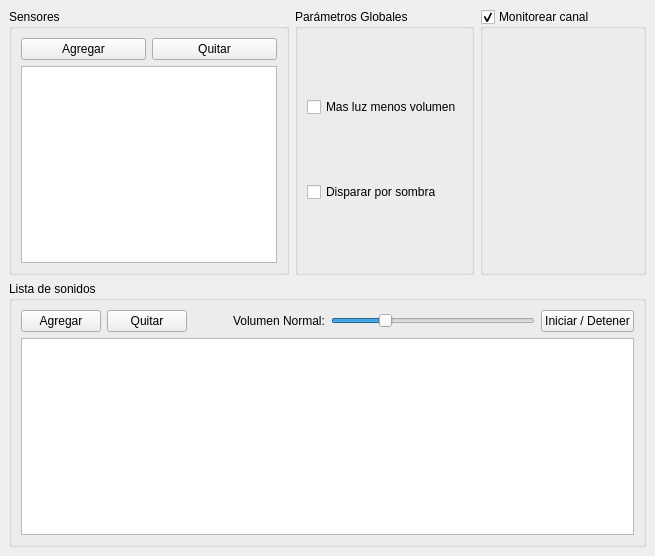
<?xml version="1.0" encoding="UTF-8"?>
<ui version="4.0">
 <class>MainWindow</class>
 <widget class="QMainWindow" name="MainWindow">
  <property name="geometry">
   <rect>
    <x>0</x>
    <y>0</y>
    <width>655</width>
    <height>556</height>
   </rect>
  </property>
  <property name="windowTitle">
   <string/>
  </property>
  <widget class="QWidget" name="centralwidget">
   <property name="sizePolicy">
    <sizepolicy hsizetype="Preferred" vsizetype="Fixed">
     <horstretch>0</horstretch>
     <verstretch>0</verstretch>
    </sizepolicy>
   </property>
   <layout class="QGridLayout" name="gridLayout">
    <item row="0" column="2">
     <widget class="QGroupBox" name="plotWindowGroup">
      <property name="sizePolicy">
       <sizepolicy hsizetype="Expanding" vsizetype="Preferred">
        <horstretch>0</horstretch>
        <verstretch>0</verstretch>
       </sizepolicy>
      </property>
      <property name="title">
       <string>Monitorear canal</string>
      </property>
      <property name="alignment">
       <set>Qt::AlignLeading|Qt::AlignLeft|Qt::AlignTop</set>
      </property>
      <property name="flat">
       <bool>false</bool>
      </property>
      <property name="checkable">
       <bool>true</bool>
      </property>
      <layout class="QVBoxLayout" name="verticalLayout_2">
       <item>
        <layout class="QVBoxLayout" name="plotWindowContainer">
         <property name="sizeConstraint">
          <enum>QLayout::SetMaximumSize</enum>
         </property>
        </layout>
       </item>
      </layout>
     </widget>
    </item>
    <item row="0" column="0">
     <widget class="QGroupBox" name="groupBox">
      <property name="sizePolicy">
       <sizepolicy hsizetype="Fixed" vsizetype="Minimum">
        <horstretch>0</horstretch>
        <verstretch>0</verstretch>
       </sizepolicy>
      </property>
      <property name="title">
       <string>Sensores</string>
      </property>
      <layout class="QVBoxLayout" name="verticalLayout">
       <item>
        <layout class="QHBoxLayout" name="horizontalLayout">
         <item>
          <widget class="QPushButton" name="sensorAdd">
           <property name="sizePolicy">
            <sizepolicy hsizetype="Minimum" vsizetype="Fixed">
             <horstretch>1</horstretch>
             <verstretch>0</verstretch>
            </sizepolicy>
           </property>
           <property name="text">
            <string>Agregar</string>
           </property>
          </widget>
         </item>
         <item>
          <widget class="QPushButton" name="sensorDelete">
           <property name="sizePolicy">
            <sizepolicy hsizetype="Minimum" vsizetype="Fixed">
             <horstretch>1</horstretch>
             <verstretch>0</verstretch>
            </sizepolicy>
           </property>
           <property name="text">
            <string>Quitar</string>
           </property>
          </widget>
         </item>
        </layout>
       </item>
       <item>
        <widget class="QListWidget" name="sensorList">
         <property name="sizePolicy">
          <sizepolicy hsizetype="Minimum" vsizetype="Expanding">
           <horstretch>1</horstretch>
           <verstretch>0</verstretch>
          </sizepolicy>
         </property>
         <property name="alternatingRowColors">
          <bool>true</bool>
         </property>
        </widget>
       </item>
      </layout>
     </widget>
    </item>
    <item row="1" column="0" colspan="3">
     <widget class="QGroupBox" name="groupBox_3">
      <property name="sizePolicy">
       <sizepolicy hsizetype="Preferred" vsizetype="Expanding">
        <horstretch>0</horstretch>
        <verstretch>0</verstretch>
       </sizepolicy>
      </property>
      <property name="title">
       <string>Lista de sonidos</string>
      </property>
      <layout class="QVBoxLayout" name="verticalLayout_3">
       <item>
        <layout class="QHBoxLayout" name="horizontalLayout_2" stretch="1,1,0,0,0,0">
         <property name="sizeConstraint">
          <enum>QLayout::SetMaximumSize</enum>
         </property>
         <item>
          <widget class="QPushButton" name="soundAdd">
           <property name="sizePolicy">
            <sizepolicy hsizetype="Fixed" vsizetype="Fixed">
             <horstretch>1</horstretch>
             <verstretch>0</verstretch>
            </sizepolicy>
           </property>
           <property name="text">
            <string>Agregar</string>
           </property>
          </widget>
         </item>
         <item>
          <widget class="QPushButton" name="soundDelete">
           <property name="sizePolicy">
            <sizepolicy hsizetype="Fixed" vsizetype="Fixed">
             <horstretch>1</horstretch>
             <verstretch>0</verstretch>
            </sizepolicy>
           </property>
           <property name="text">
            <string>Quitar</string>
           </property>
          </widget>
         </item>
         <item>
          <spacer name="horizontalSpacer">
           <property name="orientation">
            <enum>Qt::Horizontal</enum>
           </property>
           <property name="sizeType">
            <enum>QSizePolicy::Minimum</enum>
           </property>
           <property name="sizeHint" stdset="0">
            <size>
             <width>40</width>
             <height>20</height>
            </size>
           </property>
          </spacer>
         </item>
         <item>
          <widget class="QLabel" name="label">
           <property name="enabled">
            <bool>true</bool>
           </property>
           <property name="sizePolicy">
            <sizepolicy hsizetype="Fixed" vsizetype="Preferred">
             <horstretch>1</horstretch>
             <verstretch>0</verstretch>
            </sizepolicy>
           </property>
           <property name="text">
            <string>Volumen Normal:</string>
           </property>
          </widget>
         </item>
         <item>
          <widget class="QSlider" name="sldVolumen">
           <property name="sizePolicy">
            <sizepolicy hsizetype="Expanding" vsizetype="Fixed">
             <horstretch>0</horstretch>
             <verstretch>0</verstretch>
            </sizepolicy>
           </property>
           <property name="maximum">
            <number>256</number>
           </property>
           <property name="value">
            <number>64</number>
           </property>
           <property name="orientation">
            <enum>Qt::Horizontal</enum>
           </property>
          </widget>
         </item>
         <item>
          <widget class="QPushButton" name="Start">
           <property name="sizePolicy">
            <sizepolicy hsizetype="Fixed" vsizetype="Fixed">
             <horstretch>0</horstretch>
             <verstretch>0</verstretch>
            </sizepolicy>
           </property>
           <property name="text">
            <string>Iniciar / Detener</string>
           </property>
           <property name="checkable">
            <bool>true</bool>
           </property>
          </widget>
         </item>
        </layout>
       </item>
       <item>
        <widget class="QListWidget" name="soundList"/>
       </item>
      </layout>
     </widget>
    </item>
    <item row="0" column="1">
     <widget class="QGroupBox" name="groupBox_4">
      <property name="sizePolicy">
       <sizepolicy hsizetype="Fixed" vsizetype="Minimum">
        <horstretch>0</horstretch>
        <verstretch>0</verstretch>
       </sizepolicy>
      </property>
      <property name="title">
       <string>Parámetros Globales</string>
      </property>
      <layout class="QVBoxLayout" name="verticalLayout_4">
       <item>
        <widget class="QCheckBox" name="invert">
         <property name="sizePolicy">
          <sizepolicy hsizetype="Fixed" vsizetype="Fixed">
           <horstretch>0</horstretch>
           <verstretch>0</verstretch>
          </sizepolicy>
         </property>
         <property name="text">
          <string>Mas luz menos volumen</string>
         </property>
        </widget>
       </item>
       <item>
        <widget class="QCheckBox" name="invert_slope">
         <property name="sizePolicy">
          <sizepolicy hsizetype="Fixed" vsizetype="Fixed">
           <horstretch>0</horstretch>
           <verstretch>0</verstretch>
          </sizepolicy>
         </property>
         <property name="text">
          <string>Disparar por sombra</string>
         </property>
        </widget>
       </item>
       <item>
        <layout class="QVBoxLayout" name="adsrWidgetContainer">
         <property name="sizeConstraint">
          <enum>QLayout::SetFixedSize</enum>
         </property>
        </layout>
       </item>
      </layout>
     </widget>
    </item>
   </layout>
  </widget>
  <action name="actionSalir">
   <property name="text">
    <string>Salir</string>
   </property>
  </action>
 </widget>
 <resources/>
 <connections/>
</ui>
